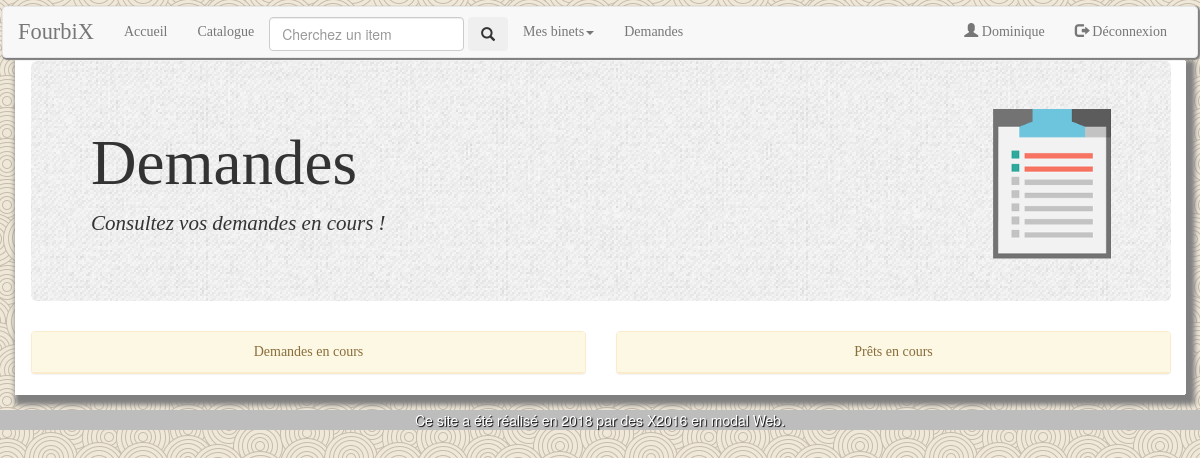
/index.php?page=demandes (signed in), run on an earlier commit of the app's database.
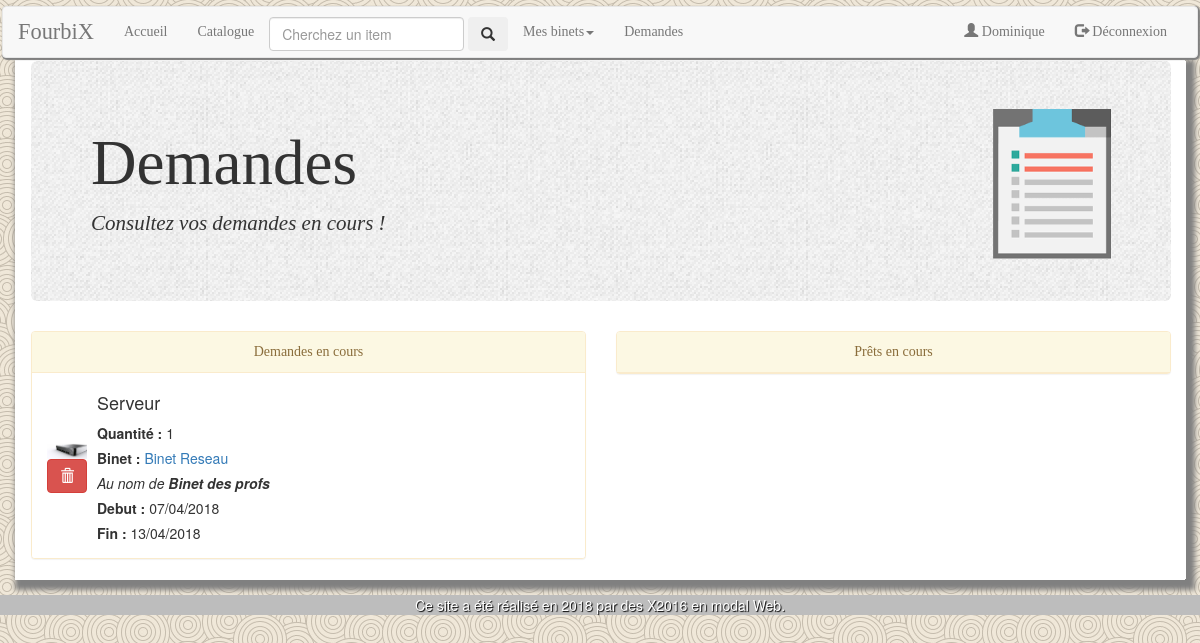
And on a later commit of the database.
### tables this page shows
CREATE TABLE `demandes` (
  `id` int(11) NOT NULL,
  `utilisateur` varchar(64) NOT NULL,
  `item` int(11) NOT NULL,
  `binet` varchar(64) NOT NULL,
  `quantite` int(11) NOT NULL,
  `commentaire` text,
  `debut` date DEFAULT NULL,
  `fin` date DEFAULT NULL,
  `binet_emprunteur` varchar(64) DEFAULT NULL,
  `isAccepted` tinyint(4) NOT NULL DEFAULT '0' COMMENT 'Vaut true si la demande a ete acceptee'
);

CREATE TABLE `items` (
  `id` int(11) NOT NULL,
  `nom` varchar(128) NOT NULL,
  `marque` varchar(128) DEFAULT NULL,
  `type` varchar(64) DEFAULT NULL,
  `binet` varchar(64) NOT NULL,
  `quantite` int(11) NOT NULL,
  `description` text NOT NULL,
  `image` varchar(128) NOT NULL DEFAULT 'default-itemlogo.png',
  `offre` tinyint(1) NOT NULL DEFAULT '1',
  `isstockpublic` tinyint(1) NOT NULL DEFAULT '1',
  `caution` float NOT NULL DEFAULT '0'
);

### contents/demandes.php (the view, shortened to what this page needs)
<div class="container">
    <div class="jumbotron">
        <img src='images/logo/demandes-logo.png' alt='demandes-logo.png' class='pageLogo'>
        <h1>Demandes</h1>
        <p>Consultez vos demandes en cours !</p>
    </div>
</div>
<?php
function printDemandesEnCours($dbh, $login){
    echo <<< CHAINE_DE_FIN
    <div class='col-md-6'>
        <div class="panel panel-warning">
            <div class="panel-heading center">Demandes en cours</div>
            <ul class="list-group">
CHAINE_DE_FIN;
    genereDemandesEnCours($dbh, $login);
    echo '</div></div>';
}
function genereDemandesEnCours($dbh, $login){
    $today=date("Y-m-d");
    $query="SELECT `id`, `item`, `binet`, `quantite`, `debut`, `fin`, `binet_emprunteur` FROM  `demandes` WHERE `utilisateur`=? AND `isAccepted`=0 AND `fin`>?";
    $sth=$dbh->prepare($query);
    $sth->execute(array($login, $today));
    $demandes=array();
    while ($demande=$sth->fetch()){
        array_push($demandes, $demande);
    }
    foreach ($demandes as $demande) {
        $query="SELECT `nom`, image FROM `items` WHERE `id`=?";
        $sth=$dbh->prepare($query);
        $sth->execute(array($demande['item']));
        $item=$sth->fetch();
        $nomItem = $item['nom'];
        $nomBinet=$demande['binet'];
        $demandeID=$demande['id'];
        $imageItem = htmlspecialchars($item['image']);
        echo <<< CHAINE_DE_FIN
        <li class='list-group-item'><div class='media'><div class='media-left media-middle' style='text-align: center;'>
        <img src="images/items/$imageItem" alt="images/items/$imageItem"  class="image-item-Manager"/><br/>
        <form action="index.php?page=demandes" method=post>
            <input type='hidden' name='demandeID' value='$demandeID'>
            <input type='hidden' name='toDelete' value='true'>
            <button type=submit class="btn btn-danger toBeWarnedDelete" onclick="return confirm('Confirmer la suppression.');"><span class="glyphicon glyphicon-trash"></span></button>
        </form>
        </div>
        <div class='media-body'>
CHAINE_DE_FIN;
        echo '<h4>' . htmlspecialchars($nomItem) . '</h4>';
        echo '<label>Quantité :</label> ' . htmlspecialchars($demande['quantite']);
        echo "<br/><label>Binet :</label> <a href='index.php?page=binet&pageBinet=$nomBinet'>" . htmlspecialchars($nomBinet) . "</a>";
        if ($demande['binet_emprunteur']!=NULL)
            echo '<br/><i>Au nom de <label>' . htmlspecialchars($demande['binet_emprunteur']) . '</label></i>';
        else
            echo '<br/><i><label>Personnel</label></i>';
        if ($demande['debut']!=NULL){
            echo '<br/><label>Debut :</label> ';
            echo date_format(date_create(htmlspecialchars($demande['debut'])), 'd/m/Y');
        }
        if ($demande['fin']!=NULL){
            echo "<br/><label>Fin :</label> ";
            echo date_format(date_create(htmlspecialchars($demande['fin'])), 'd/m/Y');
        }
        echo '</div></div>';
    }
}
function printPretsEnCours($dbh, $login){
    echo <<< CHAINE_DE_FIN
    <div class='col-md-6'>
        <div class="panel panel-warning">
            <div class="panel-heading center">Prêts en cours</div>
            <ul class="list-group">
CHAINE_DE_FIN;
    echo '</div></div>';
}
if (isset($_SESSION['login'])){
    $login=$_SESSION['login'];
?>
    <div class='container'>
        <div class='row'>
<?php
    printDemandesEnCours($dbh, $login);
    printPretsEnCours($dbh, $login);
?>
        </div>
    </div>
 <?php
}
?>

What changed in the data, as far as the page shows it:
added demandes: item.image (picture), item.nom "Serveur", quantite "1", binet "Binet Reseau", binet_emprunteur "Binet des profs", debut "07/04/2018", fin "13/04/2018"
